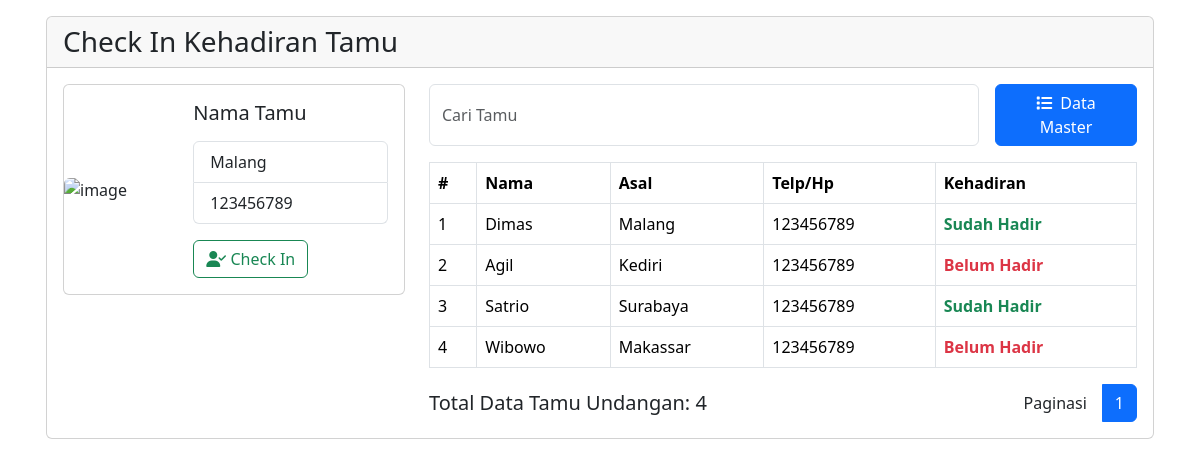
Before: / with the older database file.
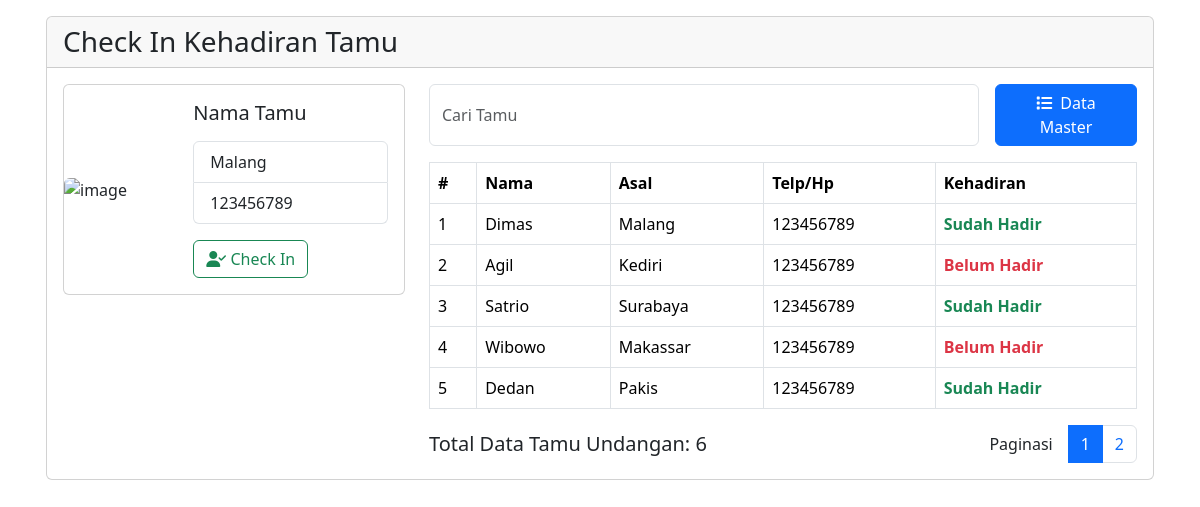
After: the same page with the newer database file.
### tables this page shows
CREATE TABLE `data_tamu` (
  `id` int(11) NOT NULL,
  `nama_tamu` text NOT NULL,
  `asal` text NOT NULL,
  `no_telp` int(11) NOT NULL,
  `kehadiran` text NOT NULL,
  `qrcode_generate` varchar(255) NOT NULL
);

### index.php (the view, shortened to what this page needs)
<!DOCTYPE html>
<html lang="en">
    <head>
        <link href="https://cdn.jsdelivr.net/npm/bootstrap@5.3.3/dist/css/bootstrap.min.css"
            rel="stylesheet"
>
    </head>
    <body>
        <div class="container p-3">
            <?php
                include 'inc/connection.php';
                $limit = 5;
                $page = isset($_GET['page']) ? (int)$_GET['page'] : 1;
                $start = ($page > 1) ? ($page * $limit) - $limit : 0;
                $search = isset($_GET['search']) ? $conn->real_escape_string($_GET['search']) : '';
                $whereClause = $search ? "WHERE nama_tamu LIKE '%$search%'" : '';
                $sql = "SELECT * FROM data_tamu $whereClause LIMIT $start, $limit";
                $result = $conn->query($sql);
                $totalResult = $conn->query("SELECT COUNT(*) AS total FROM data_tamu $whereClause");
                $totalRows = $totalResult->fetch_assoc()['total'];
                $totalPages = ceil($totalRows / $limit);
            ?>
            <div class="card">
                <div class="card-header">
                    <h3 class="m-0">Check In Kehadiran Tamu</h3>
                </div>
                <div class="card-body">
                    <div class="row">
                        <div class="col-4">
                            <div class="card mb-3">
                                <div class="row align-items-center g-0">
                                    <div class="col-md-4">
                                        <img src="assets/tamu-img.jpg" class="img-fluid rounded-start" alt="image">
                                    </div>
                                    <div class="col-md-8">
                                        <div class="card-body">
                                            <h5 class="card-title">Nama Tamu</h5>
                                            <p class="card-text">
                                                <ul class="list-group">
                                                    <li class="list-group-item">Malang</li>
                                                    <li class="list-group-item">123456789</li>
                                                </ul>
                                            </p>
                                            <button type="button" class="btn btn-outline-success">
                                                <i class="fa-solid fa-user-check"></i>
                                                <span>Check In</span>
                                            </button>
                                        </div>
                                    </div>
                                </div>
                            </div>
                        </div>
                        <div class="col-8">
                            <form method="GET" class="d-flex" autocomplete="off">
                                <input type="search" name="search" class="form-control me-2" placeholder="Cari Tamu" value="<?= htmlspecialchars($search) ?>">
                                <a href="index.php" class="btn btn-primary w-25 ms-2">
                                    <i class="fa-solid fa-list me-1"></i>
                                    <span>Data Master</span>
                                </a>
                            </form>
                            <table class="table table-bordered mt-3">
                                <thead>
                                    <tr>
                                        <th>#</th>
                                        <th>Nama</th>
                                        <th>Asal</th>
                                        <th>Telp/Hp</th>
                                        <th>Kehadiran</th>
                                    </tr>
                                </thead>
                                <tbody>
                                    <?php if ($result->num_rows > 0): ?>
                                        <?php $no = $start + 1; ?>
                                        <?php while ($row = $result->fetch_assoc()): ?>
                                            <tr>
                                                <td><?= $no++ ?></td>
                                                <td><?= htmlspecialchars($row['nama_tamu']) ?></td>
                                                <td><?= htmlspecialchars($row['asal']) ?></td>
                                                <td><?= htmlspecialchars($row['no_telp']) ?></td>
                                                <td>
                                                    <?php
                                                        if(htmlspecialchars($row['kehadiran']) == 'Sudah Hadir'){
                                                    ?>
                                                        <span class="text-success fw-bold">
                                                            <?= htmlspecialchars($row['kehadiran']) ?>
                                                        </span>
                                                    <?php
                                                        } else {
                                                    ?>
                                                        <span class="text-danger fw-bold">
                                                            <?= htmlspecialchars($row['kehadiran']) ?>
                                                        </span>
                                                    <?php
                                                        }
                                                    ?>
                                                </td>
                                            </tr>
                                        <?php endwhile; ?>
                                    <?php else: ?>
                                        <tr>
                                            <td colspan="5" class="text-center">Tidak ada data</td>
                                        </tr>
                                    <?php endif; ?>
                                </tbody>
                            </table>
                            <div class="d-flex justify-content-between align-items-center">
                                <p class="card-text fs-5 m-0">
                                    Total Data Tamu Undangan: <?= $totalRows ?>
                                </p>
                                <ul class="pagination align-items-center m-0">
                                    <span class="me-3">Paginasi</span>
                                    <?php for ($i = 1; $i <= $totalPages; $i++): ?>
                                        <li class="page-item <?= ($i == $page) ? 'active' : '' ?>">
                                            <a class="page-link" href="?page=<?= $i ?>&search=<?= urlencode($search) ?>"><?= $i ?></a>
                                        </li>
                                    <?php endfor; ?>
                                </ul>
                            </div>
                        </div>
                    </div>
                </div>
            </div>
        </div>
    </body>
</html>

Changed rows visible on the page:
added data_tamu: nama_tamu "Dedan", asal "Pakis", no_telp "123456789", kehadiran "Sudah Hadir"
Other visible differences:
$totalRows: "4" → "6"
new list line: "2"
